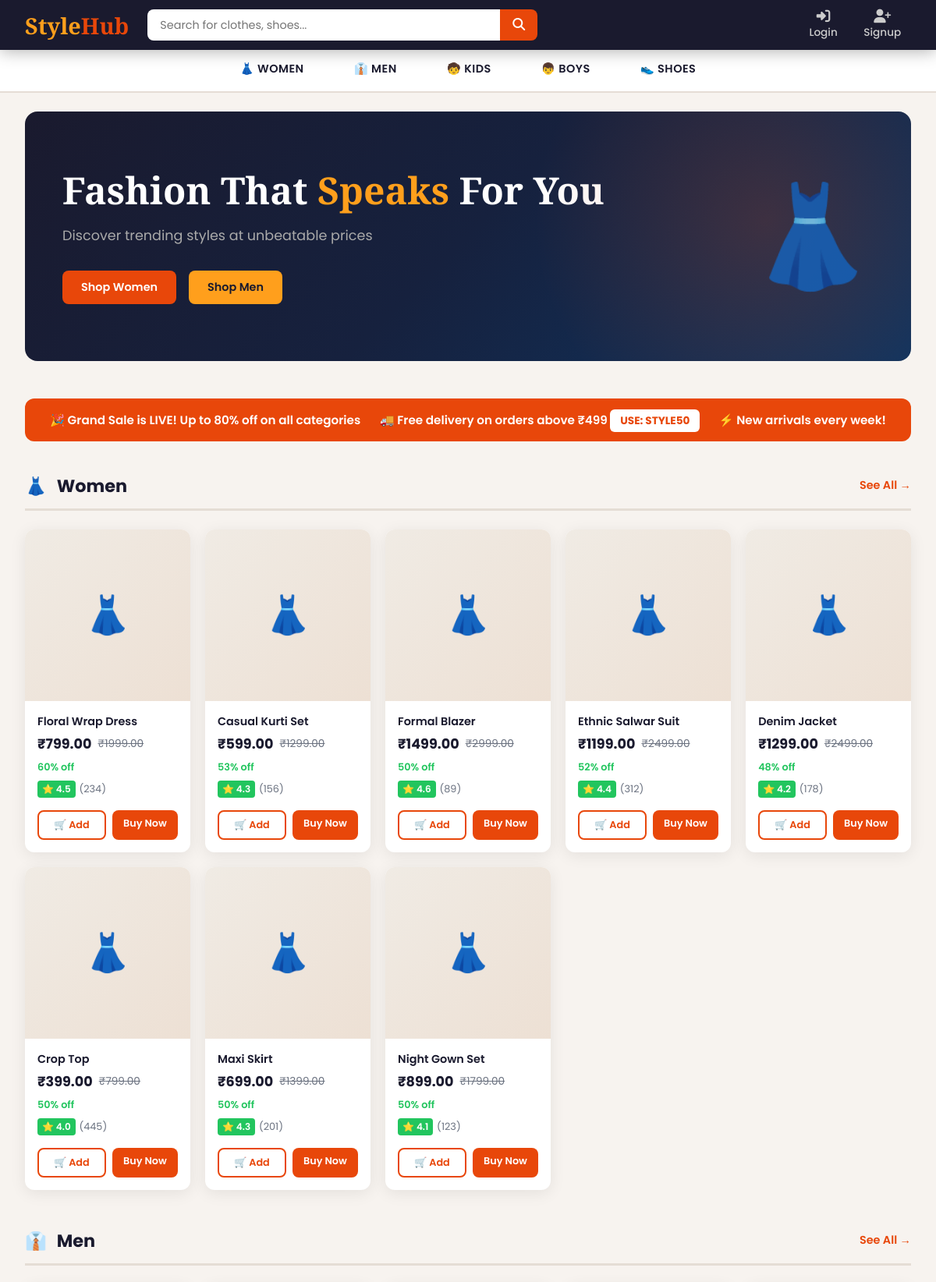
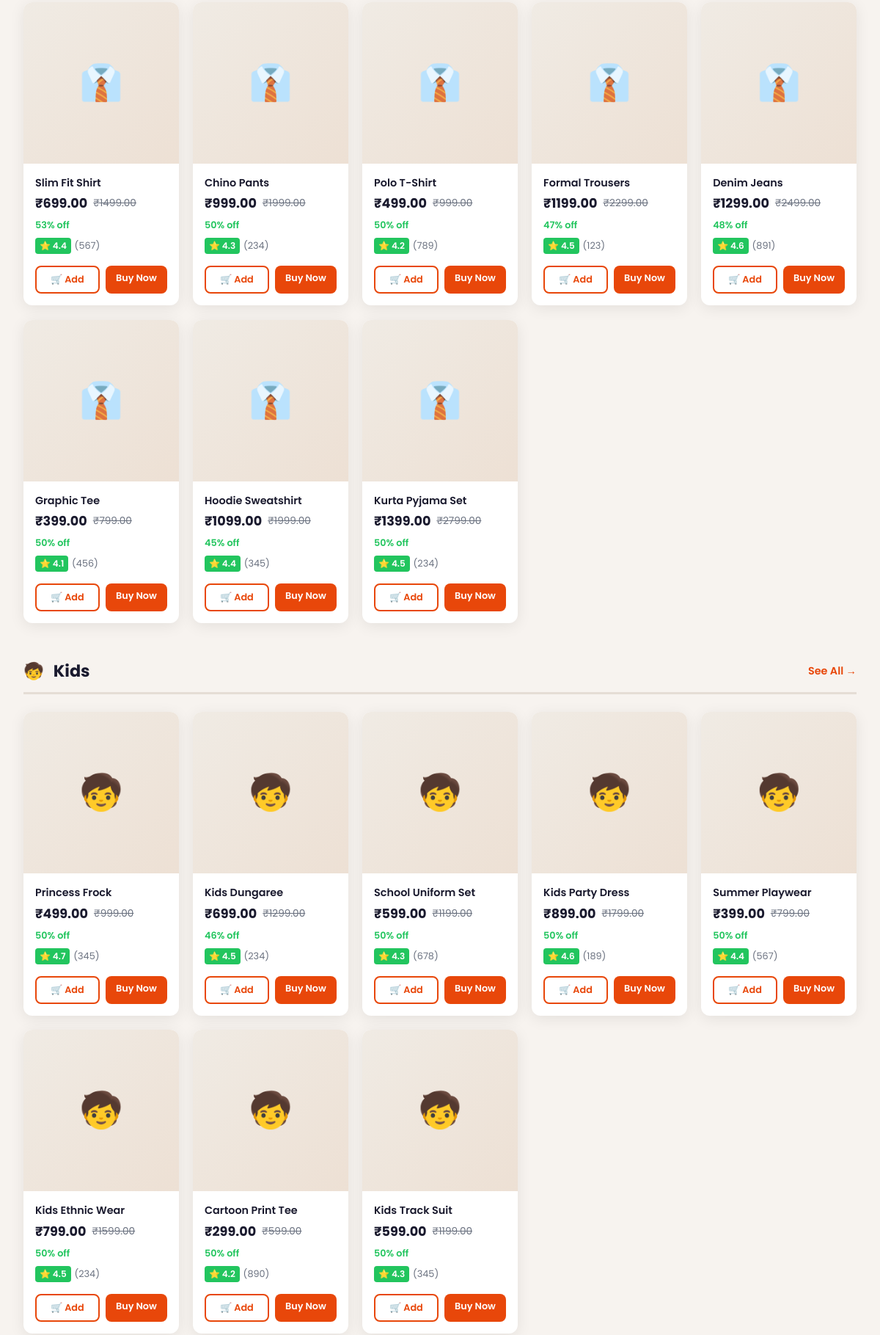
The page / (upper part) on the database its author committed (2 pictures, top to bottom).
### store/models.py (models this page shows, shortened)
class Product(models.Model):
    name = models.CharField(max_length=200)
    category = models.CharField(max_length=20, choices=CATEGORY_CHOICES)
    price = models.DecimalField(max_digits=10, decimal_places=2)
    original_price = models.DecimalField(max_digits=10, decimal_places=2, null=True, blank=True)
    description = models.TextField(blank=True)
    image_url = models.URLField(blank=True)
    stock = models.IntegerField(default=10)
    rating = models.DecimalField(max_digits=3, decimal_places=1, default=4.0)
    reviews_count = models.IntegerField(default=0)
    is_active = models.BooleanField(default=True)
    created_at = models.DateTimeField(auto_now_add=True)
    def discount_percent(self):
        if self.original_price and self.original_price > self.price:
            return int((1 - self.price / self.original_price) * 100)
        return 0

### store/views.py (the view)
# urls.py: path('', views.home_view, name='home'),
def home_view(request):
    categories = ['women', 'men', 'kids', 'boys', 'shoes']
    category_products = {}
    for cat in categories:
        category_products[cat] = Product.objects.filter(category=cat, is_active=True)[:8]
    return render(request, 'store/home.html', {'category_products': category_products})

### store/context_processors.py (called while the page is built)
def cart_count(request):
    if request.user.is_authenticated:
        count = Cart.objects.filter(user=request.user).count()
        return {'cart_count': count}
    return {'cart_count': 0}

### templates/store/home.html (shortened to what this page needs)
{% extends 'base.html' %}
{% block content %}
<div class="hero">
    <div class="hero-text">
        <h1>Fashion That <span>Speaks</span> For You</h1>
        <p>Discover trending styles at unbeatable prices</p>
        <div style="display:flex;gap:1rem;flex-wrap:wrap;">
            <a href="/category/women/" class="btn btn-primary">Shop Women</a>
            <a href="/category/men/" class="btn btn-accent">Shop Men</a>
        </div>
    </div>
    <div class="hero-emoji">👗</div>
</div>
<div class="offer-bar">
    <p>🎉 Grand Sale is LIVE! Up to 80% off on all categories</p>
    <p>🚚 Free delivery on orders above ₹499 <span>USE: STYLE50</span></p>
    <p>⚡ New arrivals every week!</p>
</div>
{% for cat, products in category_products.items %}
<div class="cat-section">
    <div class="cat-header">
        <h2>
            <span class="emoji">
                {% if cat == 'women' %}👗{% elif cat == 'men' %}👔{% elif cat == 'kids' %}🧒{% elif cat == 'boys' %}👦{% else %}👟{% endif %}
            </span>
            {{ cat|title }}
        </h2>
        <a href="/category/{{ cat }}/">See All →</a>
    </div>
    <div class="products-grid">
        {% for product in products %}
        <div class="product-card" onclick="window.location='/product/{{ product.id }}/'">
            {% if product.image_url %}
                <div class="product-img-placeholder" style="display:none">
                    {% if cat == 'women' %}👗{% elif cat == 'men' %}👔{% elif cat == 'kids' %}🧒{% elif cat == 'boys' %}👦{% else %}👟{% endif %}
                </div>
            {% else %}
                <div class="product-img-placeholder">
                    {% if cat == 'women' %}👗{% elif cat == 'men' %}👔{% elif cat == 'kids' %}🧒{% elif cat == 'boys' %}👦{% else %}👟{% endif %}
                </div>
            {% endif %}
            <div class="product-info">
                <div class="product-name">{{ product.name }}</div>
                <div class="product-price">
                    <span class="price-current">₹{{ product.price }}</span>
                    {% if product.original_price %}
                        <span class="price-original">₹{{ product.original_price }}</span>
                        <span class="price-discount">{{ product.discount_percent }}% off</span>
                    {% endif %}
                </div>
                <div class="rating">
                    <span class="rating-badge">⭐ {{ product.rating }}</span>
                    <span style="color:var(--gray)">({{ product.reviews_count }})</span>
                </div>
            </div>
            <div class="product-actions">
                <a href="/cart/add/{{ product.id }}/" class="btn btn-outline" style="font-size:0.8rem;padding:0.5rem" onclick="event.stopPropagation()">🛒 Add</a>
                <a href="/buy-now/{{ product.id }}/" class="btn btn-primary" style="font-size:0.8rem;padding:0.5rem" onclick="event.stopPropagation()">Buy Now</a>
            </div>
        </div>
        {% empty %}
        <p style="color:var(--gray)">No products in this category yet.</p>
        {% endfor %}
    </div>
</div>
{% endfor %}
{% endblock %}

### templates/base.html (style rules this page uses)
:root { --primary: #e8470a; --primary-dark: #c73d08; --accent: #ff9f1c; --bg: #f7f3ef; --white: #ffffff; --dark: #1a1a2e; --gray: #6b7280; --light-gray: #f0ebe4; --border: #e5ddd5; --success: #22c55e; --shadow: 0 4px 20px rgba(0,0,0,0.08); }
* { margin: 0; padding: 0; box-sizing: border-box; }
body { font-family: 'Poppins', sans-serif; background: var(--bg); color: var(--dark); }
.btn { padding: 0.7rem 1.5rem; border-radius: 8px; border: none; cursor: pointer; font-family: 'Poppins', sans-serif; font-weight: 600; font-size: 0.9rem; transition: all 0.2s; text-decoration: none; display: inline-block; }
.btn-primary { background: var(--primary); color: white; }
.btn-accent { background: var(--accent); color: var(--dark); }
.btn-outline { background: transparent; color: var(--primary); border: 2px solid var(--primary); }
.product-card { background: white; border-radius: 12px; overflow: hidden; box-shadow: var(--shadow); transition: transform 0.2s, box-shadow 0.2s; cursor: pointer; }
.product-img-placeholder { width: 100%; height: 220px; display: flex; align-items: center; justify-content: center; font-size: 3rem; background: linear-gradient(135deg, var(--light-gray), #ede0d4); }
.product-info { padding: 1rem; }
.product-name { font-weight: 600; font-size: 0.9rem; color: var(--dark); margin-bottom: 0.3rem; white-space: nowrap; overflow: hidden; text-overflow: ellipsis; }
.product-price { display: flex; align-items: center; gap: 0.5rem; margin-bottom: 0.5rem; flex-wrap: wrap; }
.price-current { font-size: 1.1rem; font-weight: 700; color: var(--dark); }
.price-original { font-size: 0.85rem; color: var(--gray); text-decoration: line-through; }
.price-discount { font-size: 0.8rem; color: var(--success); font-weight: 600; }
.rating { display: flex; align-items: center; gap: 0.3rem; font-size: 0.8rem; }
.rating-badge { background: var(--success); color: white; padding: 2px 6px; border-radius: 4px; font-weight: 600; font-size: 0.75rem; }
.product-actions { display: flex; gap: 0.5rem; padding: 0 1rem 1rem; }
.product-actions a, .product-actions button { flex: 1; text-align: center; }
.products-grid { display: grid; grid-template-columns: repeat(auto-fill, minmax(200px, 1fr)); gap: 1.2rem; }

### templates/store/home.html (style rules this page uses)
.hero { background: linear-gradient(135deg, #1a1a2e 0%, #16213e 50%, #0f3460 100%); border-radius: 16px; padding: 4rem 3rem; margin-bottom: 3rem; display: flex; align-items: center; justify-content: space-between; overflow: hidden; position: relative; }
.hero::before { content: ''; position: absolute; top: -50%; right: -10%; width: 600px; height: 600px; border-radius: 50%; background: radial-gradient(circle, rgba(232,71,10,0.2), transparent 70%); }
.hero-text h1 { font-family: 'Playfair Display', serif; font-size: 3rem; color: white; line-height: 1.2; margin-bottom: 1rem; }
.hero-text h1 span { color: var(--accent); }
.hero-text p { color: #aaa; font-size: 1.1rem; margin-bottom: 2rem; }
.hero-emoji { font-size: 8rem; opacity: 0.8; }
.offer-bar { background: var(--primary); border-radius: 12px; padding: 1rem 2rem; display: flex; align-items: center; justify-content: space-between; margin-bottom: 2.5rem; flex-wrap: wrap; gap: 1rem; }
.offer-bar p { color: white; font-weight: 600; font-size: 0.95rem; }
.offer-bar span { background: white; color: var(--primary); padding: 0.3rem 0.8rem; border-radius: 6px; font-weight: 700; font-size: 0.85rem; }
.cat-section { margin-bottom: 3rem; }
.cat-header { display: flex; align-items: center; justify-content: space-between; padding-bottom: 0.75rem; margin-bottom: 1.5rem; border-bottom: 3px solid var(--border); }
.cat-header h2 { font-size: 1.4rem; font-weight: 700; }
.cat-header h2 .emoji { margin-right: 0.5rem; }
.cat-header a { color: var(--primary); font-weight: 600; font-size: 0.9rem; text-decoration: none; }

### rows shown on the page
Product: name "Floral Wrap Dress", price "799.00", original_price "1999.00", discount_percent "60", rating "4.5", reviews_count "234"
Product: name "Casual Kurti Set", price "599.00", original_price "1299.00", discount_percent "53", rating "4.3", reviews_count "156"
Product: name "Formal Blazer", price "1499.00", original_price "2999.00", discount_percent "50", rating "4.6", reviews_count "89"
Product: name "Ethnic Salwar Suit", price "1199.00", original_price "2499.00", discount_percent "52", rating "4.4", reviews_count "312"
Product: name "Denim Jacket", price "1299.00", original_price "2499.00", discount_percent "48", rating "4.2", reviews_count "178"
Product: name "Crop Top", price "399.00", original_price "799.00", discount_percent "50", rating "4.0", reviews_count "445"
Product: name "Maxi Skirt", price "699.00", original_price "1399.00", discount_percent "50", rating "4.3", reviews_count "201"
Product: name "Night Gown Set", price "899.00", original_price "1799.00", discount_percent "50", rating "4.1", reviews_count "123"
Product: name "Slim Fit Shirt", price "699.00", original_price "1499.00", discount_percent "53", rating "4.4", reviews_count "567"
Product: name "Chino Pants", price "999.00", original_price "1999.00", discount_percent "50", rating "4.3", reviews_count "234"
Product: name "Polo T-Shirt", price "499.00", original_price "999.00", discount_percent "50", rating "4.2", reviews_count "789"
Product: name "Formal Trousers", price "1199.00", original_price "2299.00", discount_percent "47", rating "4.5", reviews_count "123"
Product: name "Denim Jeans", price "1299.00", original_price "2499.00", discount_percent "48", rating "4.6", reviews_count "891"
Product: name "Graphic Tee", price "399.00", original_price "799.00", discount_percent "50", rating "4.1", reviews_count "456"
Product: name "Hoodie Sweatshirt", price "1099.00", original_price "1999.00", discount_percent "45", rating "4.4", reviews_count "345"
Product: name "Kurta Pyjama Set", price "1399.00", original_price "2799.00", discount_percent "50", rating "4.5", reviews_count "234"
Product: name "Princess Frock", price "499.00", original_price "999.00", discount_percent "50", rating "4.7", reviews_count "345"
Product: name "Kids Dungaree", price "699.00", original_price "1299.00", discount_percent "46", rating "4.5", reviews_count "234"
Product: name "School Uniform Set", price "599.00", original_price "1199.00", discount_percent "50", rating "4.3", reviews_count "678"
Product: name "Kids Party Dress", price "899.00", original_price "1799.00", discount_percent "50", rating "4.6", reviews_count "189"
Product: name "Summer Playwear", price "399.00", original_price "799.00", discount_percent "50", rating "4.4", reviews_count "567"
Product: name "Kids Ethnic Wear", price "799.00", original_price "1599.00", discount_percent "50", rating "4.5", reviews_count "234"
Product: name "Cartoon Print Tee", price "299.00", original_price "599.00", discount_percent "50", rating "4.2", reviews_count "890"
Product: name "Kids Track Suit", price "599.00", original_price "1199.00", discount_percent "50", rating "4.3", reviews_count "345"

### other values the page prints
{{ cat|title }} "Women" "Men" "Kids"
